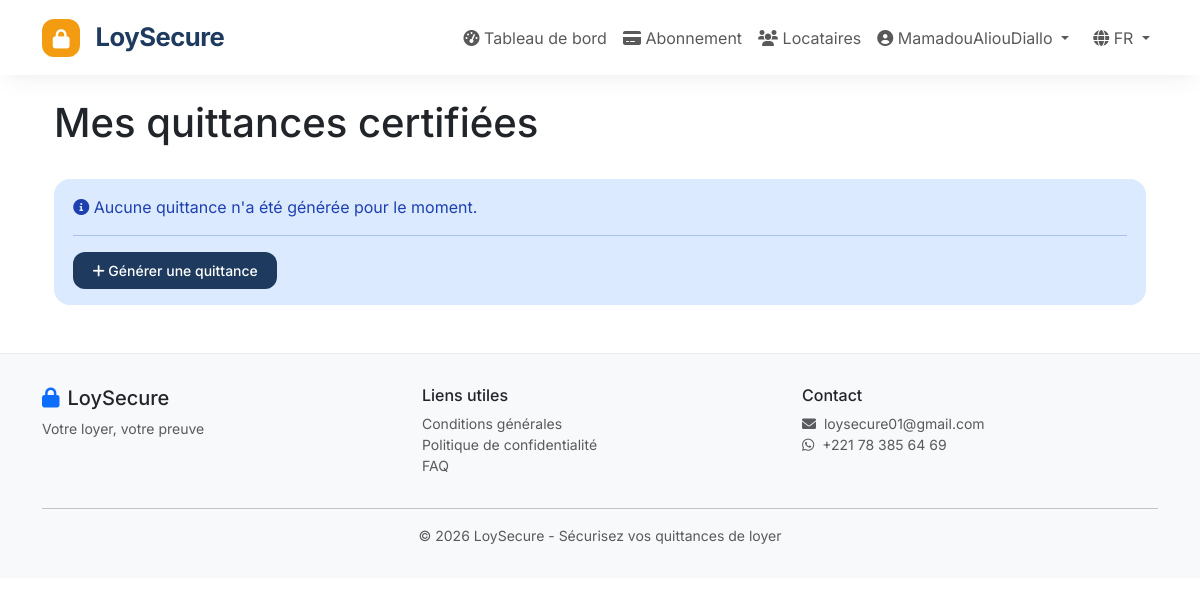
Page /receipts/ (signed in) on the earlier database version.
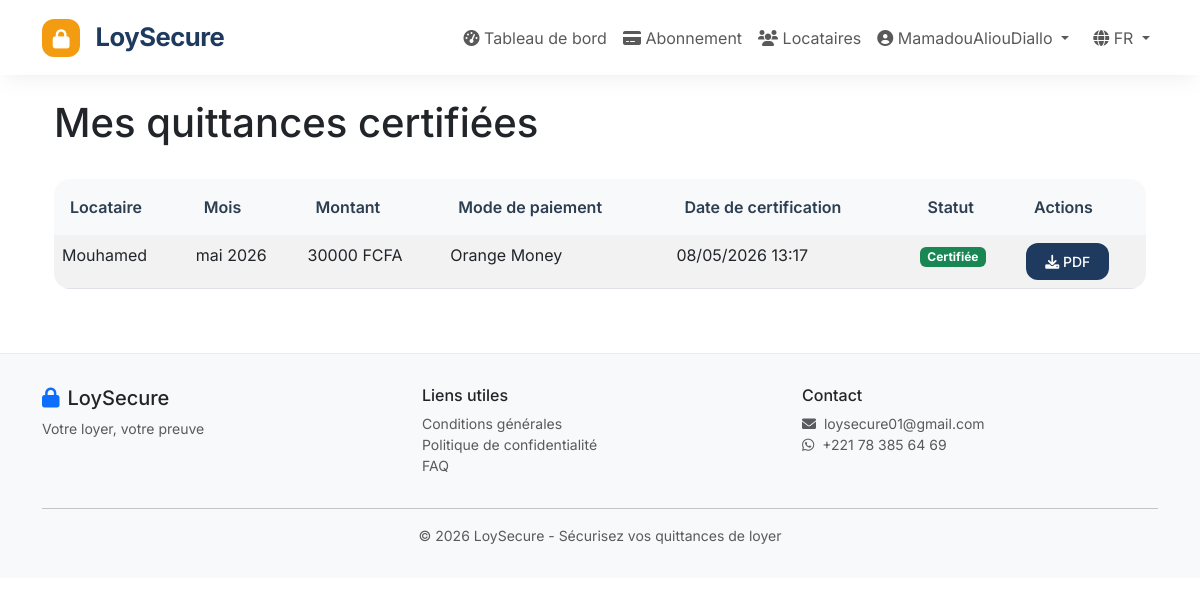
Same page on the later database version.
### accounts/models.py (models this page shows, shortened)
class CustomUser(AbstractUser):
    CURRENCY_CHOICES = [
        ('XOF', 'Franc CFA (XOF) - Sénégal, Côte d\'Ivoire, Bénin, Togo, Burkina, Mali, Niger'),
        ('XAF', 'Franc CFA (XAF) - Cameroun, Gabon, Congo, RCA, Tchad'),
        ('GNF', 'Franc Guinéen (GNF) - Guinée'),
    ]
    SUBSCRIPTION_TYPE_CHOICES = [
        ('free_trial', _('Essai gratuit (1er mois)')),
        ('pay_per_use', _('Pay-per-use (100 FCFA/chambre)')),
        ('subscription', _('Abonnement mensuel')),
    ]
    phone = models.CharField(_('Téléphone'), max_length=20, unique=True)
    currency = models.CharField(_('Devise'), max_length=3, choices=CURRENCY_CHOICES, default='XOF')
    company_name = models.CharField(_('Entreprise'), max_length=200, blank=True)
    address = models.TextField(_('Adresse'), blank=True)
    subscription_type = models.CharField(
        _('Type d\'abonnement'),
        max_length=20,
        choices=SUBSCRIPTION_TYPE_CHOICES,
        default='free_trial'
    )
    credits_balance = models.IntegerField(_('Crédits disponibles'), default=0)
    subscription_active = models.BooleanField(_('Abonnement actif'), default=False)
    subscription_start_date = models.DateTimeField(_('Début abonnement'), null=True, blank=True)
    subscription_end_date = models.DateTimeField(_('Fin abonnement'), null=True, blank=True)
    subscription_tier = models.CharField(_('Tranche abonnement'), max_length=20, blank=True)
    first_month_free_used = models.BooleanField(_('1er mois gratuit utilisé'), default=False)
    consecutive_paid_months = models.IntegerField(_('Mois payés consécutifs'), default=0)
    free_month_used = models.BooleanField(_('Mois offert utilisé'), default=False)
    first_year_complete = models.BooleanField(_('1ère année terminée'), default=False)
    free_trial_usage = models.IntegerField(_('Quittances utilisées pendant essai'), default=0)
    total_rooms_declared = models.IntegerField(_('Total chambres déclarées'), default=0)
    last_compliance_check = models.DateTimeField(_('Dernier contrôle conformité'), null=True, blank=True)
    created_at = models.DateTimeField(_('Date d\'inscription'), auto_now_add=True)
    updated_at = models.DateTimeField(_('Date de mise à jour'), auto_now=True)
    class Meta:
        verbose_name = _('Propriétaire')
        verbose_name_plural = _('Propriétaires')
    def get_currency_symbol(self):
        symbols = {'XOF': 'FCFA', 'XAF': 'FCFA', 'GNF': 'GNF'}
        return symbols.get(self.currency, 'FCFA')

### receipts/models.py (models this page shows, shortened)
class Receipt(models.Model):
    STATUS_CHOICES = [
        ('pending', _('En attente')),
        ('certified', _('Certifiée')),
        ('rejected', _('Rejetée')),
    ]
    PAYMENT_METHOD_CHOICES = [
        ('cash', _('Espèces')),
        ('orange_money', _('Orange Money')),
        ('mtn_momo', _('MTN MoMo')),
        ('wave', _('Wave')),
        ('bank_transfer', _('Virement bancaire')),
    ]
    id = models.UUIDField(primary_key=True, default=uuid.uuid4, editable=False)
    owner = models.ForeignKey(
        settings.AUTH_USER_MODEL,
        on_delete=models.CASCADE,
        related_name='receipts',
        verbose_name=_('Propriétaire')
    )
    tenant = models.ForeignKey(
        'tenants.Tenant',
        on_delete=models.CASCADE,
        related_name='receipts',
        verbose_name=_('Locataire')
    )
    month = models.DateField(_('Mois concerné'))
    amount = models.PositiveIntegerField(_('Montant'))
    payment_method = models.CharField(_('Mode de paiement'), max_length=20, choices=PAYMENT_METHOD_CHOICES)
    status = models.CharField(_('Statut'), max_length=20, choices=STATUS_CHOICES, default='pending')
    certified_at = models.DateTimeField(_('Date de certification'), null=True, blank=True)
    pdf_file = models.FileField(_('Fichier PDF'), upload_to='receipts/%Y/%m/', null=True, blank=True)
    sent_to_tenant = models.BooleanField(_('Envoyé au locataire'), default=False)
    whatsapp_message_id = models.CharField(max_length=100, blank=True)
    cost_in_credits = models.PositiveIntegerField(_('Coût en crédits'), default=0)
    was_free = models.BooleanField(_('Était gratuit'), default=False)
    free_reason = models.CharField(_('Raison de la gratuité'), max_length=50, blank=True)
    created_at = models.DateTimeField(auto_now_add=True)
    updated_at = models.DateTimeField(auto_now=True)
    class Meta:
        verbose_name = _('Quittance')
        verbose_name_plural = _('Quittances')
        ordering = ['-month']
        unique_together = ['tenant', 'month']

### tenants/models.py (models this page shows, shortened)
class Tenant(models.Model):
    property_ref = models.ForeignKey(
        'properties.Property',
        on_delete=models.CASCADE,
        related_name='tenants',
        verbose_name=_('Logement')
    )
    name = models.CharField(_('Nom complet'), max_length=200)
    phone = models.CharField(_('Numéro de téléphone'), max_length=20)
    email = models.EmailField(_('Email'), blank=True)
    rent_amount = models.PositiveIntegerField(_('Montant du loyer'))
    contract_start_date = models.DateField(_('Début du contrat'), null=True, blank=True)
    contract_end_date = models.DateField(_('Fin du contrat'), null=True, blank=True)
    is_active = models.BooleanField(_('Actif'), default=True)
    notes = models.TextField(_('Notes'), blank=True)
    created_at = models.DateTimeField(auto_now_add=True)
    updated_at = models.DateTimeField(auto_now=True)
    class Meta:
        verbose_name = _('Locataire')
        verbose_name_plural = _('Locataires')
        ordering = ['name']

### receipts/views.py (the view)
# urls.py: path('', views.receipt_list, name='list'),
@login_required
def receipt_list(request):
    receipts = Receipt.objects.filter(owner=request.user).order_by('-month')
    return render(request, 'receipts/list.html', {'receipts': receipts})

### templates/receipts/list.html (shortened to what this page needs)
{% extends 'base.html' %}
{% load static %}
{% load i18n %}
{% block content %}
<div class="container mt-4">
    <div class="d-flex justify-content-between align-items-center mb-4">
        <h1>{% trans "Mes quittances certifiées" %}</h1>
    </div>
    {% if receipts %}
    <div class="table-responsive">
        <table class="table table-striped table-hover">
            <thead class="table-dark">
                <tr>
                    <th>{% trans "Locataire" %}</th>
                    <th>{% trans "Mois" %}</th>
                    <th>{% trans "Montant" %}</th>
                    <th>{% trans "Mode de paiement" %}</th>
                    <th>{% trans "Date de certification" %}</th>
                    <th>{% trans "Statut" %}</th>
                    <th>{% trans "Actions" %}</th>
                </tr>
            </thead>
            <tbody>
                {% for receipt in receipts %}
                <tr>
                    <td>{{ receipt.tenant.name }}</td>
                    <td>{{ receipt.month|date:"F Y" }}</td>
                    <td>{{ receipt.amount|floatformat:0 }} {{ receipt.owner.get_currency_symbol }}</td>
                    <td>{{ receipt.get_payment_method_display }}</td>
                    <td>{{ receipt.certified_at|date:"d/m/Y H:i" }}</td>
                    <td>
                        {% if receipt.status == 'certified' %}
                            <span class="badge bg-success">{% trans "Certifiée" %}</span>
                        {% else %}
                            <span class="badge bg-warning">{% trans "En attente" %}</span>
                        {% endif %}
                    </td>
                    <td>
                        <a href="{% url 'receipts:download' receipt.id %}" class="btn btn-sm btn-primary">
                            <i class="fas fa-download"></i> {% trans "PDF" %}
                        </a>
                    </td>
                </tr>
                {% endfor %}
            </tbody>
        </table>
    </div>
    {% else %}
    <div class="alert alert-info">
        <i class="fas fa-info-circle"></i> {% trans "Aucune quittance n'a été générée pour le moment." %}
        <hr>
        <a href="{% url 'tenants:tenant_list' %}" class="btn btn-primary btn-sm">
            <i class="fas fa-plus"></i> {% trans "Générer une quittance" %}
        </a>
    </div>
    {% endif %}
</div>
{% endblock %}

### templates/base.html (shortened to what this page needs)
{% load i18n static %}
<!DOCTYPE html>
<html lang="fr">
<head>
    <link href="https://cdn.jsdelivr.net/npm/bootstrap@5.3.0/dist/css/bootstrap.min.css" rel="stylesheet">
    <link rel="stylesheet" href="https://cdnjs.cloudflare.com/ajax/libs/font-awesome/6.0.0/css/all.min.css">
</head>
<body>
    <nav class="navbar navbar-expand-lg sticky-top">
        <div class="container">
            <a class="navbar-brand" href="{% url 'home' %}">
                <div class="logo-icon d-inline-flex">
                    <i class="fas fa-lock"></i>
                </div>
                LoySecure
            </a>
            <div class="collapse navbar-collapse" id="navbarNav">
                <ul class="navbar-nav ms-auto">
                    {% if user.is_authenticated %}
                        <li class="nav-item">
                            <a class="nav-link" href="{% url 'properties:dashboard' %}">
                                <i class="fas fa-tachometer-alt"></i> {% trans "Tableau de bord" %}
                            </a>
                        </li>
                        <li class="nav-item">
                            <a class="nav-link" href="{% url 'subscriptions:dashboard' %}">
                                <i class="fas fa-credit-card"></i> {% trans "Abonnement" %}
                            </a>
                        </li>
                        <li class="nav-item">
                            <a class="nav-link" href="{% url 'tenants:tenant_list' %}">
                                <i class="fas fa-users"></i> {% trans "Locataires" %}
                            </a>
                        </li>
                        <li class="nav-item dropdown">
                            <a class="nav-link dropdown-toggle" href="#" data-bs-toggle="dropdown">
                                <i class="fas fa-user-circle"></i> {{ user.username }}
                            </a>
                        </li>
                    {% endif %}
                    <li class="nav-item dropdown ms-2">
                        <a class="nav-link dropdown-toggle" href="#" data-bs-toggle="dropdown">
                            <i class="fas fa-globe"></i> FR
                        </a>
                    </li>
                </ul>
            </div>
        </div>
    </nav>
    <div class="container mt-4">
        {% block content %}
        {% endblock %}
    </div>
    <footer>
        <div class="container">
            <div class="row">
                <div class="col-md-4 text-start">
                    <h5><i class="fas fa-lock text-primary me-2"></i>LoySecure</h5>
                    <p class="text-muted small">{% trans "Votre loyer, votre preuve" %}</p>
                </div>
                <div class="col-md-4 text-start">
                    <h6>{% trans "Liens utiles" %}</h6>
                    <ul class="list-unstyled small">
                        <li><a href="#" class="text-decoration-none text-muted">{% trans "Conditions générales" %}</a></li>
                        <li><a href="#" class="text-decoration-none text-muted">{% trans "Politique de confidentialité" %}</a></li>
                        <li><a href="#" class="text-decoration-none text-muted">{% trans "FAQ" %}</a></li>
                    </ul>
                </div>
                <div class="col-md-4 text-start">
                    <h6>{% trans "Contact" %}</h6>
                    <p class="small text-muted">
                        <i class="fas fa-envelope me-1"></i> loysecure01@gmail.com<br>
                        <i class="fab fa-whatsapp me-1"></i> +221 78 385 64 69
                    </p>
                </div>
            </div>
            <hr class="my-3">
            <p class="text-center text-muted small mb-0">
                &copy; 2026 LoySecure - {% trans "Sécurisez vos quittances de loyer" %}
            </p>
        </div>
    </footer>
</body>
</html>

### templates/base.html (style rules this page uses)
:root { --ls-blue: #1e3a5f; --ls-orange: #f39c12; --ls-dark: #2c3e50; --ls-light: #f8f9fa; --ls-gray: #6c757d; --ls-border: #e9ecef; --ls-shadow: 0 10px 25px -5px rgba(0, 0, 0, 0.05), 0 8px 10px -6px rgba(0, 0, 0, 0.02); --ls-shadow-hover: 0 20px 30px -12px rgba(0, 0, 0, 0.1); }
* { font-family: 'Inter', sans-serif; }
.navbar { background: white !important; box-shadow: var(--ls-shadow); padding: 0.8rem 0; }
.navbar-brand { font-weight: 700; color: var(--ls-blue) !important; font-size: 1.6rem; letter-spacing: -0.5px; }
.navbar-brand i { color: var(--ls-orange); font-size: 1.8rem; margin-right: 8px; vertical-align: middle; }
.logo-icon { background: var(--ls-orange); width: 38px; height: 38px; border-radius: 12px; display: inline-flex; align-items: center; justify-content: center; margin-right: 10px; }
.logo-icon i { color: white; font-size: 1.2rem; margin: 0; }
.btn-primary { background: var(--ls-blue); border: none; padding: 0.5rem 1.2rem; font-weight: 500; border-radius: 12px; transition: all 0.2s ease; }
.table { border-radius: 16px; overflow: hidden; }
.table thead th { background: var(--ls-light); border-bottom: none; font-weight: 600; color: var(--ls-dark); padding: 1rem; }
footer { background: var(--ls-light); padding: 2rem 0; margin-top: 3rem; border-top: 1px solid var(--ls-border); }

Differences in the rows shown:
added Receipt: tenant.name "Mouhamed", month "mai 2026", amount "30000", owner.get_currency_symbol "FCFA", payment_method "Orange Money", certified_at "08/05/2026 13:17"
Other differences:
text no longer shown: "Aucune quittance n'a été générée pour le moment. Générer une quittance"
text now shown: "Locataire Mois Montant Mode de paiement Date de certification Statut Actions"
